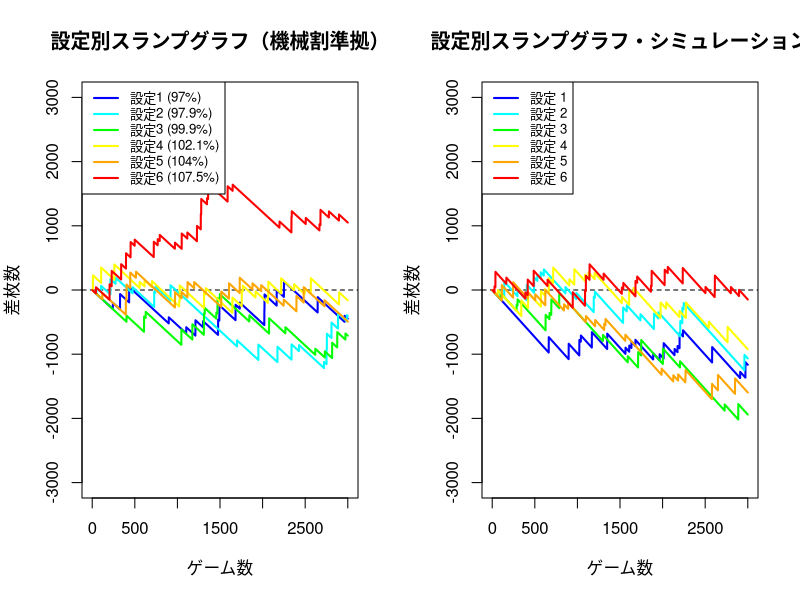

Write R code to recreate this figure.
# ==========================================
# 設定変数 (共通データ)
# ==========================================
settings <- data.frame(
  level    = 1:6,
  big_prob = 1/c(273.1, 270.8, 260.1, 250.1, 243.6, 226.0),
  reg_prob = 1/c(381.0, 350.5, 316.6, 281.3, 270.8, 252.1),
  pay_out  = c(0.970, 0.979, 0.999, 1.021, 1.040, 1.075)
)

# ==========================================
# 関数定義（固定消費枚数 -1.47 ベースのグラフ）
# ==========================================
plot_slump_graph <- function(n_games = 8000) {
  colors <- c("blue", "cyan", "green", "yellow", "orange", "red")
  plot(NULL, xlim=c(0, n_games), ylim=c(-3000, 3000),  xlab="ゲーム数", ylab="差枚数", main="設定別スランプグラフ・シミュレーション")
  abline(h = 0, col = "black", lty = 2)

  for(i in 1:6) {
    # 各ゲームで BIG(1), REG(2), ハズレ(0) を抽選
    # 確率は 1/x
    p_big <- settings$big_prob[i]
    p_reg <- settings$reg_prob[i]
    p_lose <- 1 - (p_big + p_reg)

    # 全ゲームの結果を一度に生成
    outcomes <- sample(
      # bit, reg, lose
      c(240, 96, -1.47),
      size = n_games, replace = TRUE, prob = c(p_big, p_reg, p_lose)
    )

    slump_line <- cumsum(outcomes)
    lines(1:n_games, slump_line, col = colors[i], lwd = 2)
  }
  legend("topleft", legend = paste("設定", 1:6), col = colors, lty = 1, lwd = 2, cex=0.8)
}


# ==========================================
# 関数定義（機械割ベースのグラフ）
# ==========================================
plot_slump_graph_by_payout <- function(n_games = 8000) {
  colors <- c("blue", "cyan", "green", "yellow", "orange", "red")
  plot(NULL, xlim=c(0, n_games), ylim=c(-3000, 3000), xlab="ゲーム数", ylab="差枚数", main="設定別スランプグラフ（機械割準拠）")
  abline(h = 0, col = "black", lty = 2)

  for(i in 1:6) {
    # 1. ボーナスによる獲得枚数の期待値を計算
    # 240枚(BIG) * 確率 + 96枚(REG) * 確率
    bonus_expected = (240 * settings$big_prob[i]) + (96 * settings$reg_prob[i])

    # 2. 機械割から導かれる「1Gあたりのトータル期待値」
    total_expected_per_g = 3 * (settings$pay_out[i] - 1)

    # 3. 通常時（ベース）の削り枚数を逆算
    # 通常時の削り = トータル期待値 - ボーナス期待値
    base_loss_per_g = total_expected_per_g - bonus_expected

    # シミュレーション：毎ゲーム「通常ベース」で減り、ボーナスを引いたら増える
    # 簡易化のため、通常時は毎ゲーム一定で減ると仮定（よりリアルにするなら小役も抽選が必要）
    results <- rep(base_loss_per_g, n_games)

    # ボーナスのフラグ抽選（二項分布の試行）
    big_flags <- rbinom(n_games, 1, settings$big_prob[i])
    reg_flags <- rbinom(n_games, 1, settings$reg_prob[i])

    slump_line <- cumsum(results + (big_flags * 240) + (reg_flags * 96))
    lines(1:n_games, slump_line, col = colors[i], lwd = 2)
  }
  legend("topleft", legend = paste0("設定", 1:6, " (", settings$pay_out*100, "%)"), col = colors, lty = 1, lwd = 2, cex=0.8)
}



main <- function() {
  set.seed(123)

  par(mfrow=c(1,2))
  n=3000
  plot_slump_graph_by_payout(n)
  plot_slump_graph(n)

}

main()
